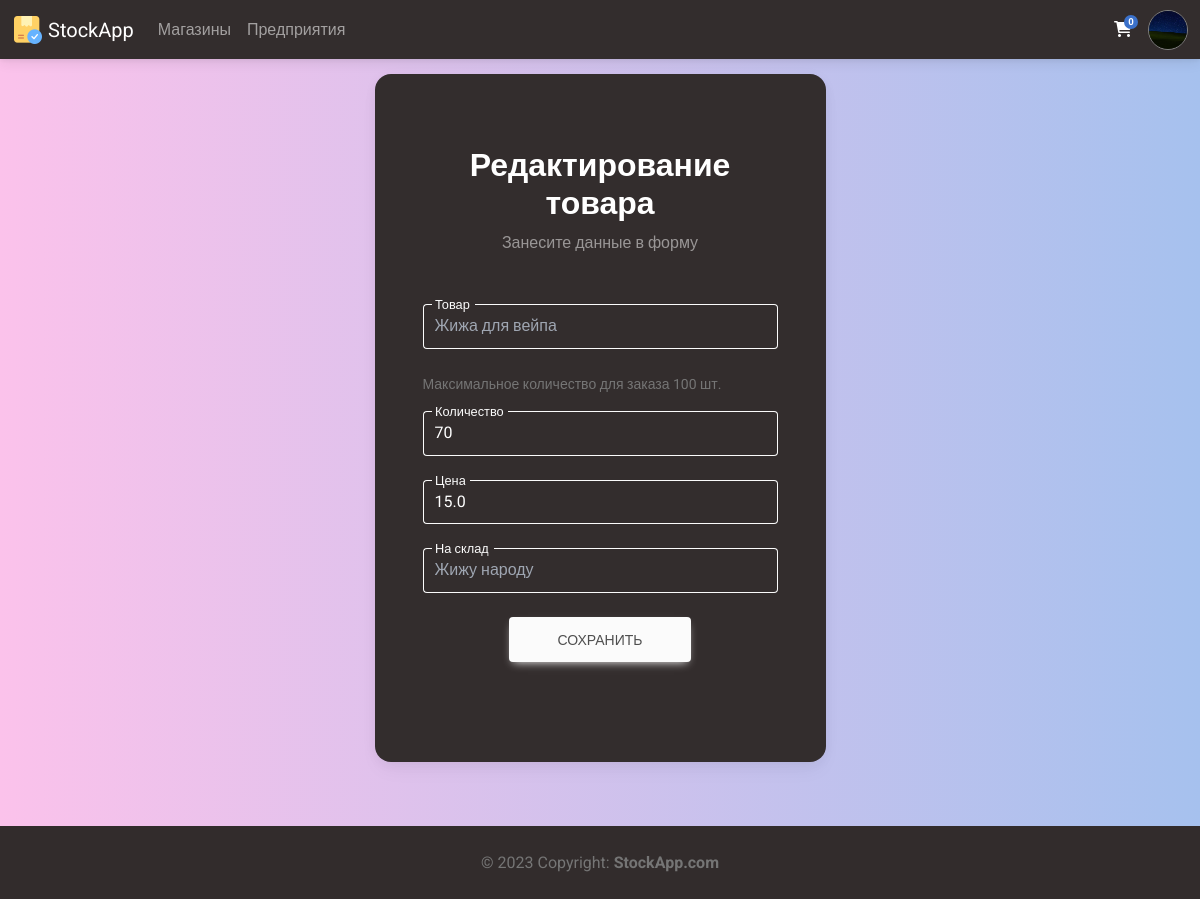
/shop/edit_product/33 (signed in), run on the app's committed database.
### Members/models.py (models this page shows, shortened)
class Profile(models.Model):
    user = models.ForeignKey(settings.AUTH_USER_MODEL, on_delete=models.CASCADE, verbose_name='Пользователь')
    photo = models.ImageField(upload_to = 'avatars/%Y/%m/%d/', blank=False, verbose_name='Фото')
    bio = models.TextField(blank=True, verbose_name='О себе')
    manufactures = models.ManyToManyField('Manufacture.Manufacture', blank=True, verbose_name="Производства")
    shops = models.ManyToManyField('Shop.Shop', blank=True, verbose_name="Магазины")
    cart = models.ManyToManyField('CartItem', blank=True, verbose_name='Корзина')
    class Meta:
        verbose_name = 'Профиль'
        verbose_name_plural = 'Профили'
        ordering = ['-user', '-bio']

### Shop/models.py (models this page shows, shortened)
class Product(models.Model):
    item = models.ForeignKey('Manufacture.CatalogItem', on_delete=models.CASCADE, blank=False, verbose_name='Товар')
    stock = models.ForeignKey('Shop', on_delete=models.CASCADE, blank=False, verbose_name='Магазин')
    amount = models.IntegerField(validators=[MinValueValidator(0), MaxValueValidator(100000)], verbose_name='Количество')
    price = models.FloatField(validators=[MinValueValidator(0.01), MaxValueValidator(252734999999999.97)], verbose_name='Цена')
    class Meta:
        verbose_name = 'Товар'
        verbose_name_plural = 'Товары'
        ordering = ['-id']

class Shop(models.Model):
    name = models.CharField(max_length = 150, verbose_name='Название', unique=True)
    photo = models.ImageField(upload_to = 'shop/%Y/%m/%d/', blank=False, verbose_name='Фото')
    bio = models.TextField(blank=True, verbose_name='О магазине')
    code = models.CharField(max_length = 16, verbose_name='Код')
    class Meta:
        verbose_name = 'Магазин'
        verbose_name_plural = 'Магазины'
        ordering = ['-name', '-bio']

### Manufacture/models.py (models this page shows, shortened)
class CatalogItem(models.Model):
    manufacturer = models.ForeignKey('Manufacture', on_delete=models.CASCADE, blank=False, null=True, verbose_name='Производитель')
    name = models.CharField(max_length = 150, verbose_name='Название')
    bio = models.TextField(blank=True, verbose_name='О товаре')
    code = models.CharField(max_length = 13, verbose_name='Код товара')
    photo = models.ImageField(upload_to = 'catalog_items/%Y/%m/%d/', blank=False, verbose_name='Фото')
    date_of_manufacture = models.DateField(verbose_name='Дата производства')
    expiration_date = models.DateField(verbose_name='Годен до')
    amount = models.IntegerField(validators=[MinValueValidator(0), MaxValueValidator(100000)], default=100, verbose_name='Произведено единиц')
    price = models.FloatField(validators=[MinValueValidator(0.01), MaxValueValidator(252734999999999.97)], verbose_name='Цена')
    class Meta:
        verbose_name = 'Товар каталога'
        verbose_name_plural = 'Товары каталога'
        ordering = ['-name', '-id']

### Shop/views.py (the view, shortened to what this page needs)
# urls.py: path('edit_product/<int:id>', edit_product, name='edit_product'),
@login_required(login_url='login')
def edit_product(request, id):
    profile = Profile.objects.get(user=request.user)
    if profile.shops.filter(name=Product.objects.get(id=id).stock.name).exists():
        product = Product.objects.get(id=id)
        initial_amount = product.amount
        shop = Shop.objects.get(name=product.stock.name)
        form = CreateProductForm(request.POST or None, instance=product)
        catalog_item = CatalogItem.objects.get(id=product.item.id)
        max_to_order = catalog_item.amount + product.amount
        context = {
            'title': 'Редактирование товара',
            'request': request,
            'form': form,
            'product': product,
            'max_to_order': max_to_order,
        }
        return render(request, 'edit_product.html', context)
    else:
        messages.success(request, ("Вы не можете редактировать данный товар, так как не состоите в магазине, которому он принадлежит"))
        return redirect('view_shop', name=Product.objects.get(id=id).stock.name)

### Shop/forms.py
class CreateProductForm(forms.ModelForm):
    class Meta:
        model = Product
        fields = ('amount', 'price')
    def __init__(self, *args, **kwargs):
        super(CreateProductForm, self).__init__(*args, **kwargs)
        self.fields['amount'].widget.attrs={'class': 'form-control form-control-lg', 'id': 'typeAmountX', 'step': '1'}
        self.fields['price'].widget.attrs={'class': 'form-control form-control-lg', 'id': 'typePriceX', 'step': '0.01'}

### Main/templatetags/main_tags.py (called while the page is built)
@register.inclusion_tag('modules/nav_profile.html')
def nav_profile(request):
    if request.user.is_authenticated:
        userobj = User.objects.get(username=request.user)
        profile = Profile.objects.get(user=userobj)
        context = {
            "request": request,
            "profile": profile,
        }
    else:
        context = {
            "request": request,
        }
    return context

@register.simple_tag()
def cart_items(request):
    return Profile.objects.get(user=request.user).cart.count()

### Shop/templates/edit_product.html (shortened to what this page needs)
{% extends 'base.html' %}
{% load static %}
{% block head %}
<link rel="stylesheet" href="{% static 'styles/profile.css' %}">
{% endblock %}
{% block content %}
<section class="vh-100 gradient-custom-2">
    <div class="container py-5 h-50">
      <div class="row d-flex justify-content-center align-items-center h-50">
        <div class="col-12 col-md-8 col-lg-6 col-xl-5">
          <div class="card bg-dark text-white" style="border-radius: 1rem;">
            <div class="card-body p-5 text-center">
              <div class="mb-md-5 mt-md-4 pb-1">
                <h2 class="fw-bold mb-">{{title}}</h2>
                <p class="text-white-50 mb-5">Занесите данные в форму</p>
                <form action="" method="POST">
                  <div class="form-outline form-white mb-4">
                    <input type="text" id="typeNameX" class="form-control form-control-lg bg-dark text-secondary disabled" value="{{product.item.name}}" readonly name="item">
                    <label class="form-label" for="typeNameX">Товар</label>
                  </div>
                  <p class="text-muted small mb-3 text-start">Максимальное количество для заказа {{max_to_order}} шт.</p>
                  <div class="form-outline form-white mb-4">
                    {{form.amount}}
                    <label class="form-label" for="typeAmountX">Количество</label>
                  </div>
                  <div class="form-outline form-white mb-4">
                    {{form.price}}
                    <label class="form-label" for="typePriceX">Цена</label>
                  </div>
                  <div class="form-outline form-white mb-4">
                    <input type="text" id="typeNameX" class="form-control form-control-lg bg-dark text-secondary disabled" value="{{product.stock.name}}" readonly>
                    <label class="form-label" for="typeNameX">На склад</label>
                  </div>
                  <button class="btn btn-light btn-lg px-5" type="submit">Сохранить</button>
                </form>
              </div>
            </div>
          </div>
        </div>
      </div>
    </div>
</section>
{% endblock %}

### templates/base.html (shortened to what this page needs)
{% load static %}
{% load main_tags %}
<!DOCTYPE html>
<html lang="en">
<head>
    {% block head %}{% endblock %}
    <link href="https://cdnjs.cloudflare.com/ajax/libs/mdb-ui-kit/6.2.0/mdb.min.css" rel="stylesheet"/>
    <link href="https://cdnjs.cloudflare.com/ajax/libs/font-awesome/6.0.0/css/all.min.css" rel="stylesheet"/>
    <link rel="stylesheet" href="{% static 'styles/base.css' %}">
    <link rel="stylesheet" href="{% static 'styles/alert.css' %}">
</head>
<body class="text-bg-light gradient-custom-2">
    <div class="wrapper d-flex flex-column min-vh-100">
        <header class="header">
            {% block header %}
                <nav class="navbar fixed-top navbar-expand-lg navbar-dark bg-dark text-bg-dark">
                    <div class="container-fluid">
                        <div class="collapse navbar-collapse" id="navbarSupportedContent">
                            <a class="navbar-brand mt-2 mt-lg-0" href="{% url 'main' %}">
                                <img src="{% static 'images/icons/64.png' %}" height="32" alt="MDB Logo" loading="lazy" />
                                StockApp
                            </a>
                            {% if request.user.is_authenticated %}
                            <ul class="navbar-nav me-auto mb-2 mb-lg-0">
                                <li class="nav-item">
                                    <a class="nav-link" href="{% url 'all_shops' %}">Магазины</a>
                                </li>
                                <li class="nav-item">
                                    <a class="nav-link" href="{% url 'all_manufactures' %}">Предприятия</a>
                                </li>
                            </ul>
                            {% endif %}
                        </div>
                        <div class="d-flex align-items-center">
                            {% if request.user.is_authenticated %}
                            <a class="text-reset me-3" href="{% url 'cart' %}">
                                <i class="fas fa-shopping-cart"></i>
                                <span class="badge rounded-pill badge-notification bg-primary">{% cart_items request %}</span>
                            </a>
                            {% endif %}
                            {% include 'inc/_nav_profile.html' %}
                        </div>
                    </div>
                </nav>
            {% endblock %}
        </header>
        <main class="main">
            <br>
            {% block content %}
            {% endblock %}
        </main>
        <footer class="footer mt-auto text-center text-lg-start bg-dark text-muted">
            {% block footer %}
                <div class="text-center p-4" style="background-color: rgba(0, 0, 0, 0.025);">
                    © 2023 Copyright:
                    <a class="text-reset fw-bold" href="/">StockApp.com</a>
                </div>
            {% endblock %}
        </footer>
    </div>
    <link rel="stylesheet" href="{% static 'styles/profile.css' %}">
</body>
</html>

### Main/templates/modules/nav_profile.html (shortened to what this page needs)
{% load static %}
<div class="dropdown">
    <a class="dropdown-toggle d-flex align-items-center hidden-arrow" href="#" id="navbarDropdownMenuAvatar" role="button" data-mdb-toggle="dropdown" aria-expanded="false">
        {% if request.user.is_authenticated %}
            {% if profile.photo != "default_user.png"%}
                <div class="nav_profile_box">
                    <img src="{{ profile.photo.url }}" alt="defaultUser">
                </div>
            {% else %}
                <div class="nav_profile_box">
                    <img src="{% static 'images/default_user.png' %}" alt="defaultUser">
                </div>
            {% endif %}
        {% else %}
        <div class="nav_profile_box">
            <img src="{% static 'images/login.png' %}" alt="NoUser">
        </div>
        {% endif %}
    </a>
</div>

### static/styles/profile.css (style rules this page uses)
.gradient-custom-2 { background: #fbc2eb; background: -webkit-linear-gradient(to right, rgba(251, 194, 235, 1), rgba(166, 193, 238, 1)); background: linear-gradient(to right, rgba(251, 194, 235, 1), rgba(166, 193, 238, 1)) }

### static/styles/base.css (style rules this page uses)
html, body { height: 100%; }

### Main/templates/modules/nav_profile.html (style rules this page uses)
.nav_profile_box { position: relative; overflow:hidden; width:40px; height: 40px; }
.nav_profile_box img { position: absolute; top:50%; left:50%; transform:translate(-50%,-50%); width:100%; height:100%; object-fit:cover; border-radius: 10rem; border: 1px solid gray; }

### data on the page
Profile: photo (picture)
Product: item "Жижа для вейпа", amount "70", price "15.0", stock.name "Жижу народу"

### other printed values
{{ title }} "Редактирование товара"
{{ max_to_order }} "100"
